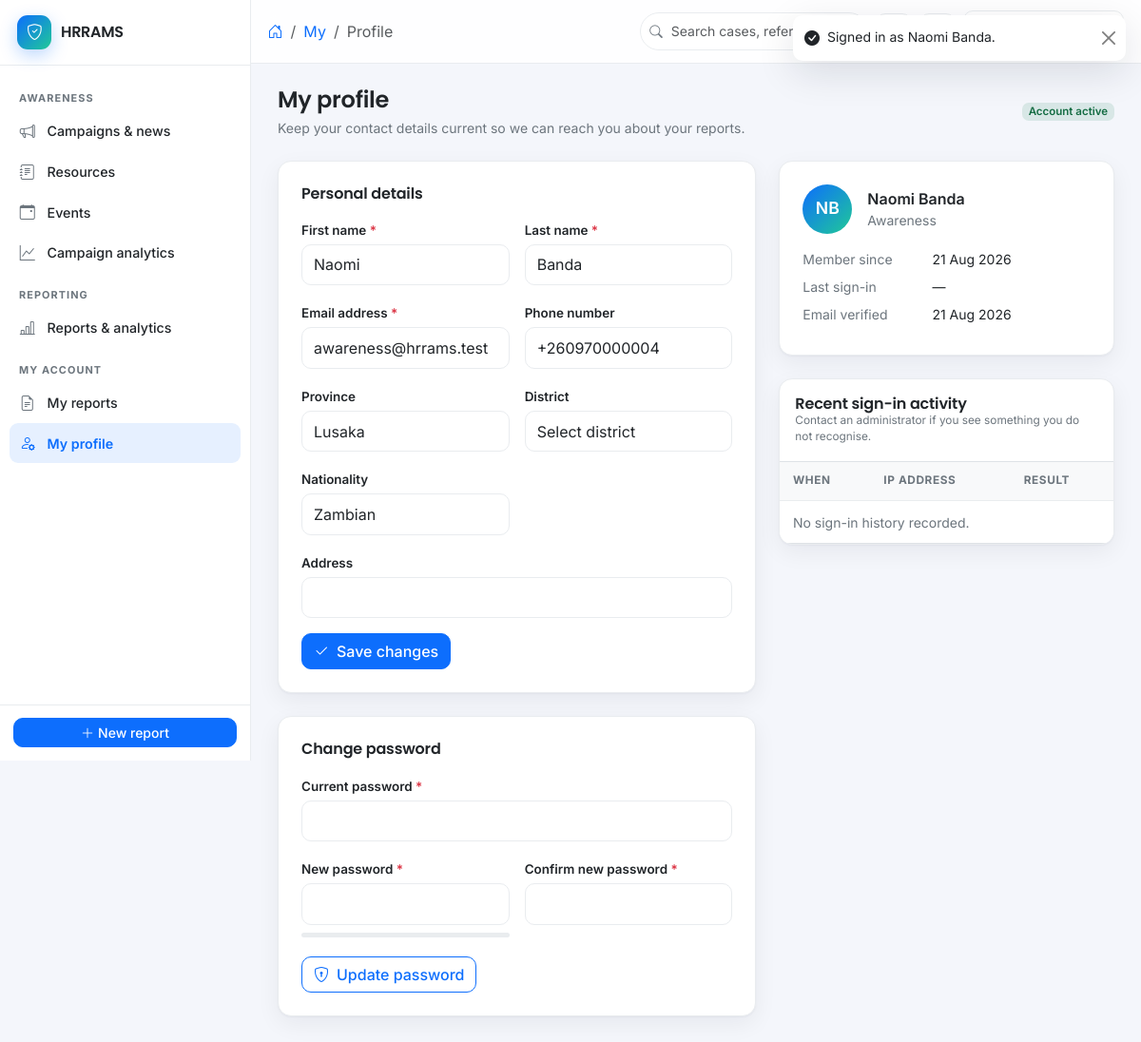
The page /my/profile (signed in) on the database its author committed.
### tables this page shows
CREATE TABLE settings (
  id            INT UNSIGNED AUTO_INCREMENT PRIMARY KEY,
  skey          VARCHAR(100) NOT NULL,
  svalue        TEXT         NULL,
  stype         ENUM('string','int','bool','json') NOT NULL DEFAULT 'string',
  group_name    VARCHAR(60)  NOT NULL DEFAULT 'general',
  created_at    DATETIME     NOT NULL DEFAULT CURRENT_TIMESTAMP,
  updated_at    DATETIME     NULL ON UPDATE CURRENT_TIMESTAMP,
  updated_by    INT UNSIGNED NULL,
  deleted_at    DATETIME     NULL,
  UNIQUE KEY uq_settings_key (skey)
);

CREATE TABLE users (
  id                  INT UNSIGNED AUTO_INCREMENT PRIMARY KEY,
  first_name          VARCHAR(80)  NOT NULL,
  last_name           VARCHAR(80)  NOT NULL,
  email               VARCHAR(190) NOT NULL,
  phone               VARCHAR(30)  NULL,
  password_hash       VARCHAR(255) NOT NULL,
  national_id_enc     VARBINARY(512) NULL COMMENT 'AES-encrypted sensitive identifier',
  address             VARCHAR(255) NULL,
  province_id         INT UNSIGNED NULL,
  district_id         INT UNSIGNED NULL,
  nationality         VARCHAR(80)  NULL,
  avatar_path         VARCHAR(255) NULL,
  status              ENUM('pending','active','suspended','locked') NOT NULL DEFAULT 'pending',
  email_verified_at   DATETIME     NULL,
  verify_token        CHAR(64)     NULL,
  twofa_secret        VARCHAR(64)  NULL,
  twofa_enabled       TINYINT(1)   NOT NULL DEFAULT 0,
  failed_attempts     TINYINT UNSIGNED NOT NULL DEFAULT 0,
  locked_until        DATETIME     NULL,
  last_login_at       DATETIME     NULL,
  remember_token      CHAR(64)     NULL,
  created_at          DATETIME     NOT NULL DEFAULT CURRENT_TIMESTAMP,
  updated_at          DATETIME     NULL ON UPDATE CURRENT_TIMESTAMP,
  created_by          INT UNSIGNED NULL,
  updated_by          INT UNSIGNED NULL,
  deleted_at          DATETIME     NULL,
  UNIQUE KEY uq_users_email (email),
  KEY idx_users_status (status),
  KEY idx_users_deleted (deleted_at),
  KEY idx_users_prov (province_id),
  CONSTRAINT fk_users_prov FOREIGN KEY (province_id) REFERENCES provinces(id),
  CONSTRAINT fk_users_dist FOREIGN KEY (district_id) REFERENCES districts(id)
);

CREATE TABLE provinces (
  id            INT UNSIGNED AUTO_INCREMENT PRIMARY KEY,
  name          VARCHAR(100) NOT NULL,
  code          VARCHAR(10)  NULL,
  created_at    DATETIME     NOT NULL DEFAULT CURRENT_TIMESTAMP,
  updated_at    DATETIME     NULL ON UPDATE CURRENT_TIMESTAMP,
  deleted_at    DATETIME     NULL,
  UNIQUE KEY uq_prov_name (name)
);

### app/Views/auth/profile.php (the view, shortened to what the rows shown need)
<div class="d-flex flex-wrap justify-content-between align-items-center gap-2 mb-4">
  <div>
    <h1 class="h4 fw-semibold mb-1">My profile</h1>
    <p class="text-muted small mb-0">Keep your contact details current so we can reach you about your reports.</p>
  </div>
  <span class="badge badge-soft bg-<?= e($user['status'] === 'active' ? 'success' : 'warning') ?>">
    Account <?= e($user['status']) ?>
  </span>
</div>
<div class="row g-4">
  <div class="col-lg-7">
    <div class="card p-4">
      <h2 class="h6 fw-semibold mb-3">Personal details</h2>
      <form method="post" action="<?= e(url('my/profile')) ?>" novalidate>
        <div class="row g-3">
          <div class="col-sm-6">
            <label class="form-label required" for="first_name">First name</label>
            <input type="text" id="first_name" name="first_name" required maxlength="80"
                   class="form-control<?= invalid($errors, 'first_name') ?>" value="<?= e($user['first_name']) ?>">
          </div>
          <div class="col-sm-6">
            <label class="form-label required" for="last_name">Last name</label>
            <input type="text" id="last_name" name="last_name" required maxlength="80"
                   class="form-control<?= invalid($errors, 'last_name') ?>" value="<?= e($user['last_name']) ?>">
          </div>
          <div class="col-sm-6">
            <label class="form-label required" for="email">Email address</label>
            <input type="email" id="email" name="email" required maxlength="190"
                   class="form-control<?= invalid($errors, 'email') ?>" value="<?= e($user['email']) ?>">
          </div>
          <div class="col-sm-6">
            <label class="form-label" for="phone">Phone number</label>
            <input type="tel" id="phone" name="phone" maxlength="30"
                   class="form-control<?= invalid($errors, 'phone') ?>" value="<?= e($user['phone']) ?>">
          </div>
          <div class="col-sm-6">
            <label class="form-label" for="province_id">Province</label>
            <select id="province_id" name="province_id" class="form-select">
              <?php foreach ($provinces as $province): ?>
                <option value="<?= e((string)$province['id']) ?>"
                  <?= (int)$user['province_id'] === (int)$province['id'] ? ' selected' : '' ?>>
                  <?= e($province['name']) ?>
                </option>
              <?php endforeach; ?>
            </select>
          </div>
          <div class="col-sm-6">
            <label class="form-label" for="district_id">District</label>
            <select id="district_id" name="district_id" class="form-select"
                    data-districts-for="province_id" data-endpoint="<?= e(url('api/districts/__ID__')) ?>">
              <option value="">Select district</option>
            </select>
          </div>
          <div class="col-sm-6">
            <label class="form-label" for="nationality">Nationality</label>
            <input type="text" id="nationality" name="nationality" maxlength="80"
                   class="form-control" value="<?= e($user['nationality']) ?>">
          </div>
          <div class="col-12">
            <label class="form-label" for="address">Address</label>
            <input type="text" id="address" name="address" maxlength="255"
                   class="form-control" value="<?= e($user['address']) ?>">
          </div>
          <div class="col-12">
            <button class="btn btn-primary"><i class="bi bi-check2 me-2"></i>Save changes</button>
          </div>
        </div>
      </form>
    </div>
    <div class="card p-4 mt-4">
      <h2 class="h6 fw-semibold mb-3">Change password</h2>
      <form method="post" action="<?= e(url('my/password')) ?>" novalidate>
        <div class="row g-3">
          <div class="col-12">
            <label class="form-label required" for="current_password">Current password</label>
            <input type="password" id="current_password" name="current_password" required
                   autocomplete="current-password"
                   class="form-control<?= invalid($errors, 'current_password') ?>">
          </div>
          <div class="col-sm-6">
            <label class="form-label required" for="password">New password</label>
            <input type="password" id="password" name="password" required autocomplete="new-password"
                   class="form-control<?= invalid($errors, 'password') ?>" data-pw-meter="pwMeter">
            <div class="pw-meter mt-2" id="pwMeter"><span></span></div>
          </div>
          <div class="col-sm-6">
            <label class="form-label required" for="password_confirmation">Confirm new password</label>
            <input type="password" id="password_confirmation" name="password_confirmation" required
                   autocomplete="new-password"
                   class="form-control<?= invalid($errors, 'password_confirmation') ?>">
          </div>
          <div class="col-12">
            <button class="btn btn-outline-primary"><i class="bi bi-shield-lock me-2"></i>Update password</button>
          </div>
        </div>
      </form>
    </div>
  </div>
  <div class="col-lg-5">
    <div class="card p-4">
      <div class="d-flex align-items-center gap-3 mb-3">
        <span class="avatar" style="width:52px;height:52px;font-size:1.1rem"><?= e(initials(\App\Core\Auth::name())) ?></span>
        <div>
          <div class="fw-semibold"><?= e(\App\Core\Auth::name()) ?></div>
          <div class="text-muted small"><?= e(implode(', ', array_map('ucfirst', \App\Core\Auth::roles()))) ?></div>
        </div>
      </div>
      <dl class="row small mb-0">
        <dt class="col-5 text-muted fw-normal">Member since</dt>
        <dd class="col-7"><?= e(d($user['created_at'])) ?></dd>
        <dt class="col-5 text-muted fw-normal">Last sign-in</dt>
        <dd class="col-7"><?= e(dt($user['last_login_at'])) ?></dd>
        <dt class="col-5 text-muted fw-normal">Email verified</dt>
        <dd class="col-7"><?= $user['email_verified_at'] ? e(d($user['email_verified_at'])) : 'Not verified' ?></dd>
      </dl>
    </div>
    <div class="card mt-4 table-card">
      <div class="p-3 border-bottom">
        <h2 class="h6 fw-semibold mb-0">Recent sign-in activity</h2>
        <p class="text-muted fs-tiny mb-0">Contact an administrator if you see something you do not recognise.</p>
      </div>
      <div class="table-responsive">
        <table class="table table-sm mb-0">
          <thead>
            <tr><th scope="col">When</th><th scope="col">IP address</th><th scope="col">Result</th></tr>
          </thead>
          <tbody>
            <?php if ($loginHistory === []): ?>
              <tr><td colspan="3" class="text-muted small">No sign-in history recorded.</td></tr>
            <?php else: foreach ($loginHistory as $row): ?>
              <tr>
                <td class="small"><?= e(dt($row['created_at'])) ?></td>
                <td class="small mono"><?= e($row['ip_address']) ?></td>
                <td>
                  <span class="badge badge-soft bg-<?= (int)$row['successful'] === 1 ? 'success' : 'danger' ?>">
                    <?= (int)$row['successful'] === 1 ? 'Success' : 'Failed' ?>
                  </span>
                </td>
              </tr>
            <?php endforeach; endif; ?>
          </tbody>
        </table>
      </div>
    </div>
  </div>
</div>

### app/Core/Router.php (shortened to what the rows shown need)
<?php
final class Router
{
    private array $routes = ['GET' => [], 'POST' => [], 'PUT' => [], 'PATCH' => [], 'DELETE' => []];
    private function add(string $method, string $pattern, array $handler, array $middleware): void
    {
        $this->routes[$method][] = [
            'pattern'    => '/' . trim($pattern, '/'),
            'handler'    => $handler,
            'middleware' => $middleware,
        ];
    }
    public function dispatch(): void
    {
        $method = Request::method();
        $path   = Request::path();
        foreach ($this->routes[$method] ?? [] as $route) {
            $params = $this->match($route['pattern'], $path);
            if ($params === null) {
                continue;
            }
            foreach ($route['middleware'] as $rule) {
                Middleware::apply($rule);
            }
            [$class, $action] = $route['handler'];
            (new $fqcn())->{$action}(...array_values($params));
            return;
        }
    }
    private function match(string $pattern, string $path): ?array
    {
        if ($pattern === $path) {
            return [];
        }
        $pSeg = explode('/', trim($pattern, '/'));
        $uSeg = explode('/', trim($path, '/'));
        if (count($pSeg) !== count($uSeg)) {
            return null;
        }
        $params = [];
        foreach ($pSeg as $i => $segment) {
            if ($segment !== $uSeg[$i]) {
                return null;
            }
        }
        return $params;
    }
}

### app/Views/partials/sidebar.php (shortened to what the rows shown need)
<aside class="app-sidebar" id="appSidebar">
  <a href="<?= e(url(Auth::homeRoute())) ?>" class="sidebar-brand">
    <span class="brand-mark"><i class="bi bi-shield-check"></i></span>
    <span class="brand-text"><?= e(Setting::get('site_name', 'HRRAMS')) ?></span>
  </a>
  <nav class="sidebar-nav" aria-label="Main navigation">
    <?php if (can('awareness.manage') || can('event.manage')): ?>
      <div class="nav-group-label">Awareness</div>
      <?php if (can('awareness.manage')): ?>
        <a class="nav-item<?= activeIf('awareness/manage') ?>" href="<?= e(url('awareness/manage')) ?>">
          <i class="bi bi-megaphone"></i><span>Campaigns &amp; news</span>
        </a>
        <a class="nav-item<?= activeIf('awareness/resources') ?>" href="<?= e(url('awareness/resources')) ?>">
          <i class="bi bi-journal-text"></i><span>Resources</span>
        </a>
      <?php endif; ?>
      <?php if (can('event.manage')): ?>
        <a class="nav-item<?= activeIf('awareness/events') ?>" href="<?= e(url('awareness/events')) ?>">
          <i class="bi bi-calendar-event"></i><span>Events</span>
        </a>
      <?php endif; ?>
      <?php if (can('awareness.analytics')): ?>
        <a class="nav-item<?= activeIf('awareness/analytics') ?>" href="<?= e(url('awareness/analytics')) ?>">
          <i class="bi bi-graph-up"></i><span>Campaign analytics</span>
        </a>
      <?php endif; ?>
    <?php endif; ?>
    <?php if (can('report.export')): ?>
      <div class="nav-group-label">Reporting</div>
      <a class="nav-item<?= activeIf('analytics') ?>" href="<?= e(url('analytics')) ?>">
        <i class="bi bi-bar-chart-line"></i><span>Reports &amp; analytics</span>
      </a>
    <?php endif; ?>
    <div class="nav-group-label">My account</div>
    <a class="nav-item<?= activeIf('my/reports') ?>" href="<?= e(url('my/reports')) ?>">
      <i class="bi bi-file-earmark-text"></i><span>My reports</span>
    </a>
    <a class="nav-item<?= activeIf('my/profile') ?>" href="<?= e(url('my/profile')) ?>">
      <i class="bi bi-person-gear"></i><span>My profile</span>
    </a>
  </nav>
  <div class="sidebar-foot">
    <a class="btn btn-primary btn-sm w-100" href="<?= e(url('report')) ?>">
      <i class="bi bi-plus-lg me-1"></i>New report
    </a>
  </div>
</aside>

### rows shown on the page
settings: svalue "HRRAMS"
users: status "active", first_name "Naomi", last_name "Banda", email "awareness@hrrams.test", phone "+260970000004", province_id "Lusaka", nationality "Zambian", initials(\App\Core\Auth::name()) "NB", first_name+last_name "Naomi Banda", created_at "21 Aug 2026", last_login_at "—", email_verified_at "21 Aug 2026"

### other values the page prints
$crumb['label'] "My"
$crumb['label'] "Profile"
$m['message'] "Signed in as Naomi Banda."
